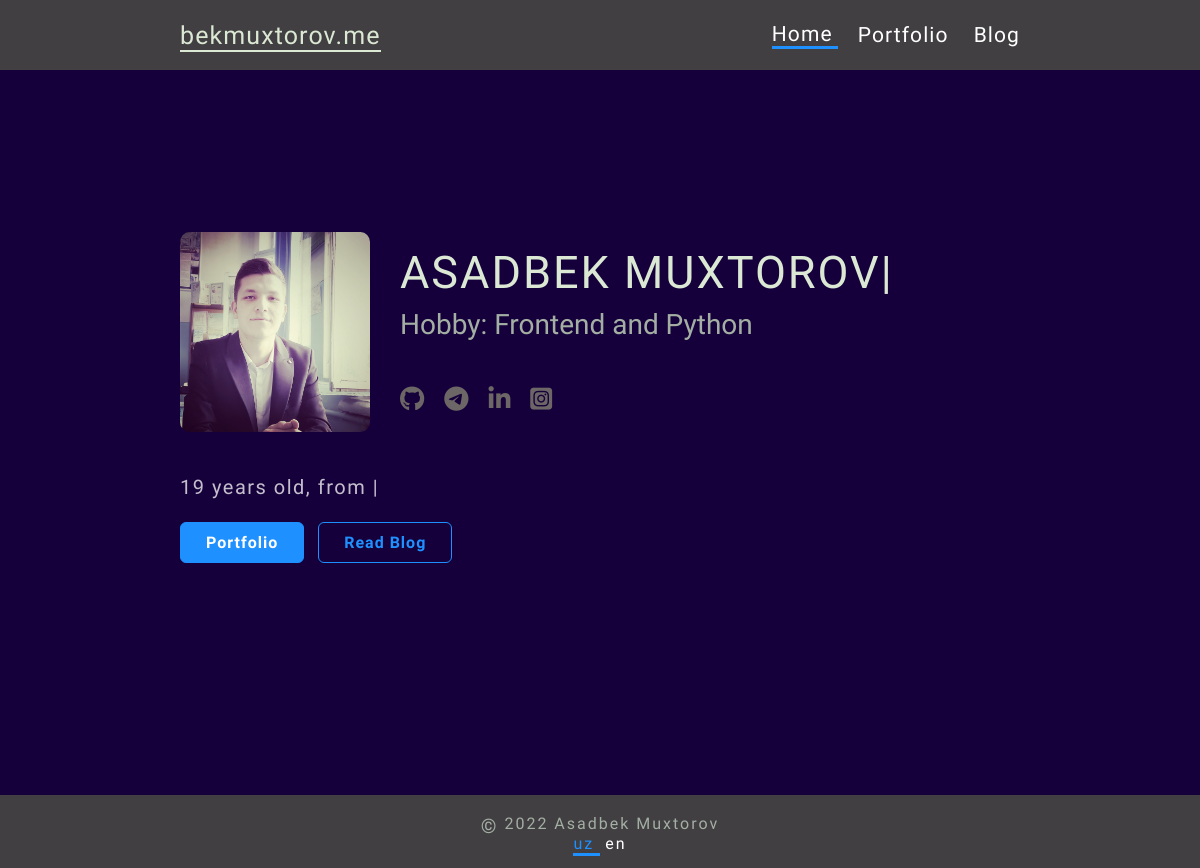
/uz/, run on an earlier commit of the app's database.
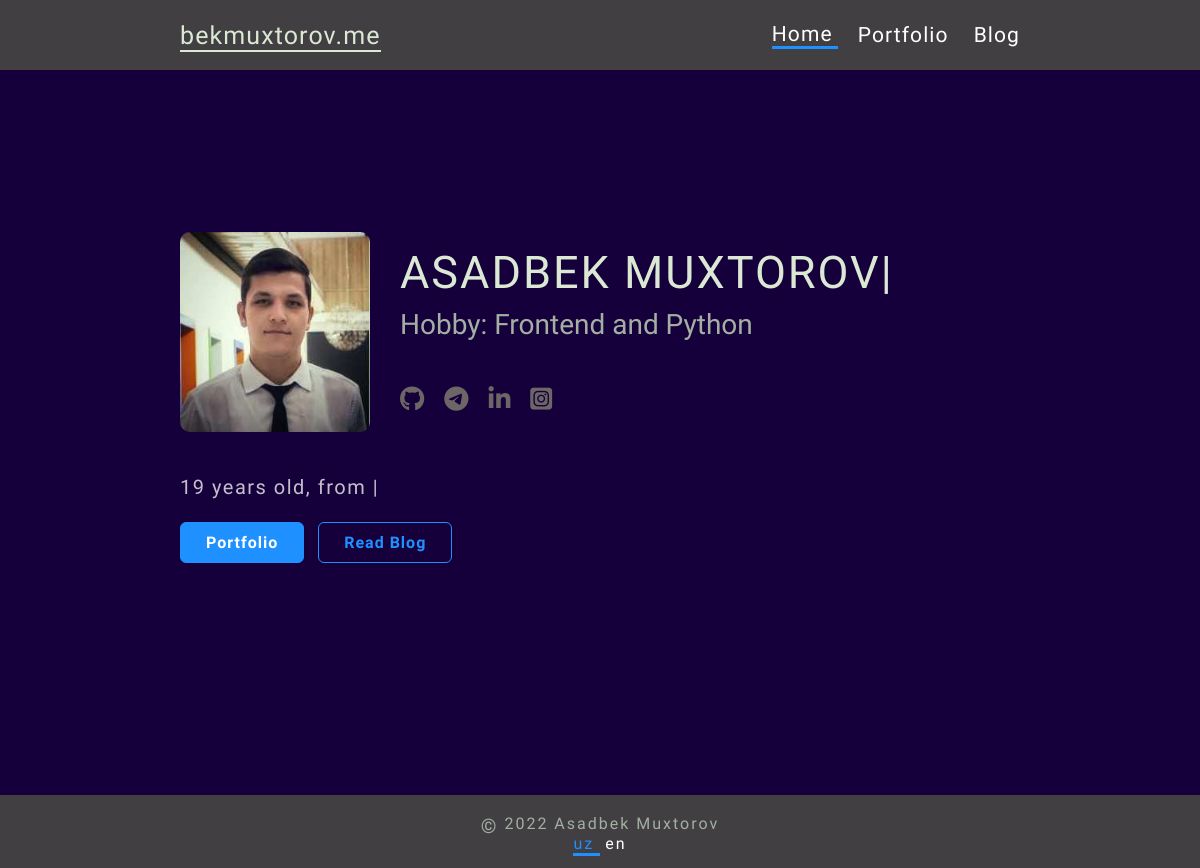
And on a later commit of the database.
### pages/models.py (models this page shows)
class Home(models.Model):
    image = models.ImageField(blank = True,verbose_name='Rasmni kiriting:')
    date = models.DateField(auto_now_add=True)

### pages/views.py (the view)
# urls.py: path('', HomePageView, name = 'home'),
def HomePageView(request):
    object = list(Home.objects.all().order_by('-date'))[0]
    return render(request, 'home.html', {'object':object})

### templates/home.html (shortened to what this page needs)
{% extends 'base.html' %}
{% load i18n %}
{% load static %}
{% block content %}
<section class="main-section">
    <div class="container">
        <div class="info">
            <div class="main-img">
                {% if not object.image %}
                <img src="{% static 'images/asadbek.jpg' %}" alt="author img">
                {% else %}
                <img src=" {{ object.image.url }} " alt="author img">
                {% endif %}
            </div>
            <div class="main-description">
                <h1><span class="an"></span></h1>
                <h3>{% trans "Hobby: Frontend and Python" %}</h3>
                <div class="social-media">
                    <a href="https://github.com/bekmuxtorov"><i class="fa-brands fa-github"></i></a>
                    <a href="https://t.me/Asadbek_Muxtorov"><i class="fa-brands fa-telegram"></i></a>
                    <a href="https://linkedin.com/in/bekmuxtorov"><i class="fa-brands fa-linkedin"></i></a>
                    <a href="https://instagram.com/muxtorov4101"><i class="fa-brands fa-instagram-square"></i></a>
                </div>
            </div>
        </div>
        <div class="sub-paragraf">
            <p><span class="an2"></span></p>
            <div class="btn-group">
                <a class="button blog-link" href="{% url 'works' %}">Portfolio</a>
                <a class="button portfolio-link" href=" {% url 'blog' %} " >{% trans "Read Blog" %}</a>
            </div>
        </div>
    </div>
</section>
{% endblock content %}

### templates/base.html (shortened to what this page needs)
{% load i18n %}
{% load static %}
{% get_current_language as CURRENT_LANGUAGE %}
{% get_available_languages as AVAILABLE_LANGUAGES %}
{% get_language_info_list for AVAILABLE_LANGUAGES as languages %}
<!DOCTYPE html>
<html lang="en">
<head>
    <link rel="stylesheet" href="{% static 'css/main.css' %} ">
    <link rel="stylesheet" href="{% block link %} {% endblock link %}">
    <link rel="stylesheet" href="https://cdnjs.cloudflare.com/ajax/libs/font-awesome/4.7.0/css/font-awesome.min.css">
    </head>
    <body>
        <header>
            <div class="container">
                <div class="header">
                    <div class="logo">
                        <a href="{% url 'home' %}">bekmuxtorov.me</a>
                    </div>
                    <div class="nav">
                        <ul class="nav-items">
                            <li class="nav-item {% if request.resolver_match.url_name == 'home'%}active{% endif %} " > <a class="nav-item" href=" {% url 'home' %}">Home</a></li>
                            <li class="nav-item {% if request.resolver_match.url_name == 'works'%}active{% endif %} " > <a class="nav-item" href=" {% url 'works' %}">Portfolio</a></li>
                            <li class="nav-item {% if request.resolver_match.url_name == 'blog'%}active{% endif %} " > <a class="nav-item" href=" {% url 'blog' %}">Blog</a></li>
                        </ul>
                    </div>
                </div>
            </div>
        </header>
        <div class="container-lg content">
            {% block content %}
            {% endblock content %}
        </div>
        <footer>
            <p class="footer-p">
                <span class="c-character">©</span>
                Asadbek Muxtorov
            </p>
            <li class="nav-item">
                <div class="lang">
                    <ul>
                        {% for language in languages %}
                        <li>
                            {% if request.resolver_match.url_name == 'home'%}
                            <a {% if language.code == CURRENT_LANGUAGE %} class="active"{% endif %} href="http://127.0.0.1:8000/{{ language.code }}/" >
                                {{ language.code }}
                            </a>
                            {% elif request.resolver_match.url_name == 'blog_detail' %}
                            <a {% if language.code == CURRENT_LANGUAGE %} class="active"{% endif %} href="http://127.0.0.1:8000/{{ language.code }}/blog/{{ object.id }}" >
                                {{ language.code }}
                            </a>
                            {% endif %}
                    </li>
                    {% endfor %}
                </ul>
            </div>
        </li>
    </footer>
</body>
</html>

### static/css/main.css (style rules this page uses)
body { margin: 0; padding: 0; font-family:'Oswald', sans-serif; background-color: #16003B; }
.container { width: 70%; margin: 0 auto; }
.content { margin-top: 100px; }
header { background-color: #413F42; position: fixed; top: 0; width: 100%; }
.header { width: 100%; height: 4.375rem; display: flex; justify-content: space-between; align-items: center; letter-spacing: 1.1px; }
.header .logo { font-size: 1.5625rem; }
.logo a { color:rgb(219, 232, 212); text-decoration: none; border-bottom: 2px solid rgb(219, 232, 212); }
.header .nav-items { display: flex; margin: 0; align-items: center; }
.header .nav-item { list-style: none; font-size: 1.3125rem; }
.header .nav-item:not(:last-child) { margin-right: 1.25rem; }
.active { color:rgb(30, 144, 255) !important; border-bottom: 3px solid rgb(30, 144, 255); }
.header .nav-item a { color: #fff; text-decoration: none; transition: all 0.1s; }
section { display: flex; justify-content: center; align-items: center; margin-top: 29vh; margin-bottom: 29vh; }
.info { display: flex; align-items: center; }
.main-img { margin-right: 30px; }
.main-img img { width: 190px; height: 200px; border-radius: 5%; float: left; }
.main-description h1 { margin: 0; font-size: 45px; line-height: 45px; font-weight: 400; color: rgb(219, 232, 212); letter-spacing: 2px; font-family: "Oswald", sans-serif; }
.main-description h3 { margin: 0; margin-top: 0.625rem; font-family: "Oswald", sans-serif; font-size: 28px; line-height: 2.5rem; font-weight: 400; color: rgb(164, 175, 164); }
.social-media { margin-top: 2.5rem; display: flex; }
.social-media a { margin-right: 1.25rem; font-size: 1.5625rem; color: #6d6666; transition: all 0.7s; }
.sub-paragraf { margin-top: 2.5rem; }
.sub-paragraf p { font-size: 1.25rem; line-height: 1.875rem; font-weight: 400; font-family: "Oswald", sans-serif; color: rgba(255, 255, 255, 0.75); letter-spacing: 1.5px; }
.button { color: rgb(30, 144, 255); display: inline-block; font-size: 1rem; font-weight: 700; font-family: "Oswald", sans-serif; letter-spacing: 1px; text-transform: capitalize; padding: 0.625rem 1.5625rem; border: 1px solid rgb(30, 144, 255); border-image: initial; border-radius: 6px; text-decoration: none; margin-right: 0.625rem; transition: all 0.4s; }
.btn-group .blog-link { background-color: rgb(30, 144, 255); color: rgb(255, 255, 255); }
footer { background-color: #413F42; width: 100%; padding-top: 15px; padding-bottom: 15px; bottom: 0; text-align: center; color:rgb(164, 175, 164); letter-spacing: 2px; }
.footer-p { padding: 0; margin: 0 !important; }
.c-character { font-size: 1.25rem; margin: 0; position: relative; top: 4px; }
.lang ul { margin: 0; padding: 0 !important; }
li { display: inline; text-decoration: none; }
li:not(:last-child) { padding-right: 5px; }
a { text-decoration: none; color: #FFF; }

What changed in the data, as far as the page shows it:
removed Home: image (picture)
added Home: image (picture)
